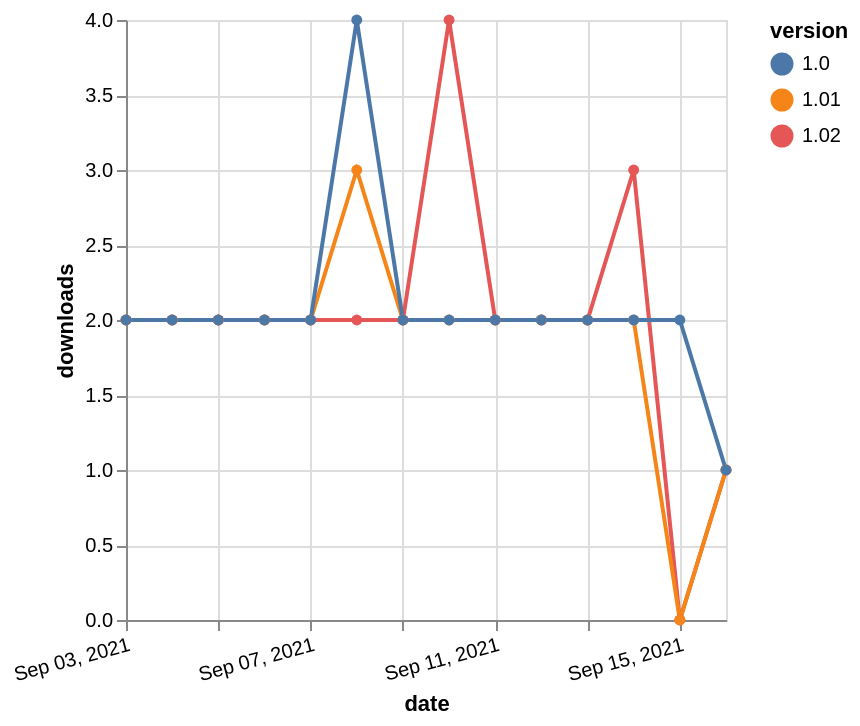

The Vega-Lite source for this figure:
### Vega-Lite specification from a JSON file in a GitHub repository (floating-point values rounded to 4 significant figures)
{"$schema": "https://vega.github.io/schema/vega-lite/v5.json", "description": "A simple bar chart with embedded data.", "data": {"values": [{"date": "2021-09-03", "total": 2042, "delta": 2, "version": "1.02"}, {"date": "2021-09-04", "total": 2044, "delta": 2, "version": "1.02"}, {"date": "2021-09-05", "total": 2046, "delta": 2, "version": "1.02"}, {"date": "2021-09-06", "total": 2048, "delta": 2, "version": "1.02"}, {"date": "2021-09-07", "total": 2050, "delta": 2, "version": "1.02"}, {"date": "2021-09-08", "total": 2052, "delta": 2, "version": "1.02"}, {"date": "2021-09-09", "total": 2054, "delta": 2, "version": "1.02"}, {"date": "2021-09-10", "total": 2058, "delta": 4, "version": "1.02"}, {"date": "2021-09-11", "total": 2060, "delta": 2, "version": "1.02"}, {"date": "2021-09-12", "total": 2062, "delta": 2, "version": "1.02"}, {"date": "2021-09-13", "total": 2064, "delta": 2, "version": "1.02"}, {"date": "2021-09-14", "total": 2067, "delta": 3, "version": "1.02"}, {"date": "2021-09-15", "total": 2067, "delta": 0, "version": "1.02"}, {"date": "2021-09-16", "total": 2068, "delta": 1, "version": "1.02"}, {"date": "2021-09-03", "total": 2127, "delta": 2, "version": "1.01"}, {"date": "2021-09-04", "total": 2129, "delta": 2, "version": "1.01"}, {"date": "2021-09-05", "total": 2131, "delta": 2, "version": "1.01"}, {"date": "2021-09-06", "total": 2133, "delta": 2, "version": "1.01"}, {"date": "2021-09-07", "total": 2135, "delta": 2, "version": "1.01"}, {"date": "2021-09-08", "total": 2138, "delta": 3, "version": "1.01"}, {"date": "2021-09-09", "total": 2140, "delta": 2, "version": "1.01"}, {"date": "2021-09-10", "total": 2142, "delta": 2, "version": "1.01"}, {"date": "2021-09-11", "total": 2144, "delta": 2, "version": "1.01"}, {"date": "2021-09-12", "total": 2146, "delta": 2, "version": "1.01"}, {"date": "2021-09-13", "total": 2148, "delta": 2, "version": "1.01"}, {"date": "2021-09-14", "total": 2150, "delta": 2, "version": "1.01"}, {"date": "2021-09-15", "total": 2150, "delta": 0, "version": "1.01"}, {"date": "2021-09-16", "total": 2151, "delta": 1, "version": "1.01"}, {"date": "2021-09-03", "total": 2443, "delta": 2, "version": "1.0"}, {"date": "2021-09-04", "total": 2445, "delta": 2, "version": "1.0"}, {"date": "2021-09-05", "total": 2447, "delta": 2, "version": "1.0"}, {"date": "2021-09-06", "total": 2449, "delta": 2, "version": "1.0"}, {"date": "2021-09-07", "total": 2451, "delta": 2, "version": "1.0"}, {"date": "2021-09-08", "total": 2455, "delta": 4, "version": "1.0"}, {"date": "2021-09-09", "total": 2457, "delta": 2, "version": "1.0"}, {"date": "2021-09-10", "total": 2459, "delta": 2, "version": "1.0"}, {"date": "2021-09-11", "total": 2461, "delta": 2, "version": "1.0"}, {"date": "2021-09-12", "total": 2463, "delta": 2, "version": "1.0"}, {"date": "2021-09-13", "total": 2465, "delta": 2, "version": "1.0"}, {"date": "2021-09-14", "total": 2467, "delta": 2, "version": "1.0"}, {"date": "2021-09-15", "total": 2469, "delta": 2, "version": "1.0"}, {"date": "2021-09-16", "total": 2470, "delta": 1, "version": "1.0"}]}, "width": "container", "mark": {"type": "line", "point": {"filled": true}}, "encoding": {"x": {"field": "date", "type": "temporal", "timeUnit": "yearmonthdate", "title": "date", "axis": {"labelAngle": -15}}, "y": {"field": "delta", "type": "quantitative", "title": "downloads"}, "color": {"field": "version", "type": "nominal"}, "tooltip": {"field": "delta"}}}
